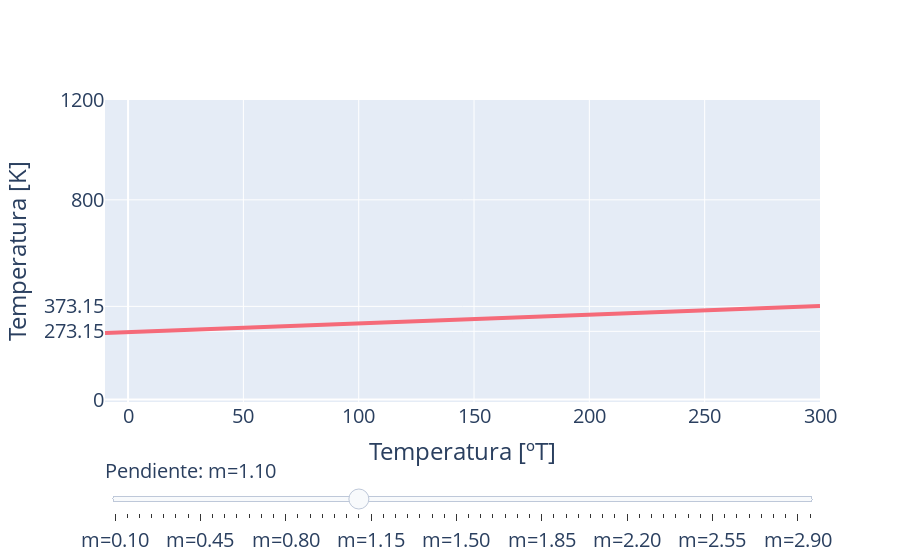

Notebook source saved alongside this figure:
### Code cell
import plotly.graph_objects as go
import plotly.express as px

import numpy as np


fig = go.Figure()

layout = go.Layout(yaxis=dict(range=[-10,1200],
                              tickvals=[0,273.15,373.15,800,1200],
                              title='Temperatura [K]'),
                   xaxis=dict(range=[-10,300],
                              tickvals=[0,50,100,150,200,250,300],
                              title='Temperatura [ºT]'),
                   font=dict(size=20))



pasos = np.arange(0.1, 3, 0.05)

for m in pasos:
    fig.add_trace(
        go.Scatter(
            visible=False,
            line=dict(color="#F56A79", width=4),
            name="m={0:.2f}".format(m),
            x=np.linspace(-10, 300),
            y=m*np.linspace(-10, 300) + 273.1-m*50))

# horizon = np.zeros_like( np.linspace(-10,300) )
# fig.add_trace( go.Scatter(visible=True,x=np.linspace(-10,300),y=horizon) )
#fig.update_layout(xaxis_range=[-10,300])
#fig.update_layout(yaxis_range=[-10,1500])
fig.update_layout(layout)

fig.data[5].visible = True


# Create and add slider
steps = []
for i in range(len(fig.data)):
    step = dict(
        method="update",
        args=[{"visible": [False] * len(fig.data)},
              {"title": "m = (y2-y1)/(x2-x1)"}],
        label="m={0:.2f}".format(pasos[i]),
    )
    step["args"][0]["visible"][i] = True  # Toggle i'th trace to "visible"
    steps.append(step)

sliders = [dict(
    active=20,
    currentvalue={"prefix": "Pendiente: "},
    pad={"t": 50},
    steps=steps
)]

fig.update_layout(
    sliders = sliders
)

fig.show()
